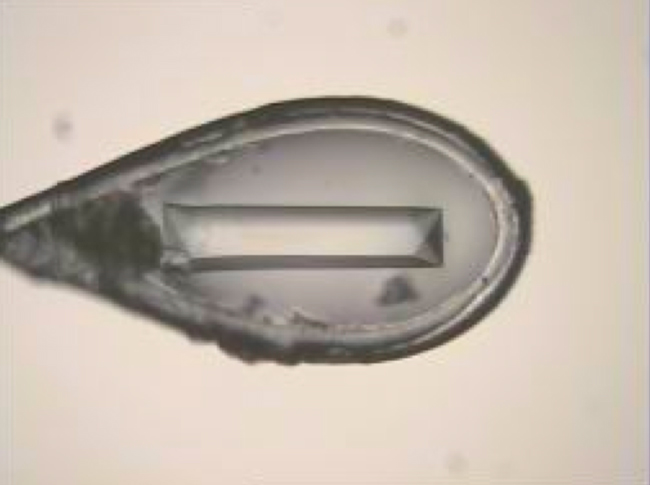
#> input picture mxcubecore/configuration/mockup.yaml/fakeimg.jpg, 650 x 485 px
$ python lucid_xaloc.py ../../mxcubecore/configuration/mockup.yaml/fakeimg.jpg
#> lines starting #> are read from the running program, lines starting #| are printed output that depends on the picture
from __future__ import print_function

import lucid3
from PIL import Image
import numpy as np


# TODO: Get rid of this module
def find_loop(filename, *args, **kwargs):
    im = Image.open(filename)
#> im is the input picture: PIL image 650x485 RGB; mean R, G, B 194.1, 182.9, 171.7
    out = im.transpose(Image.FLIP_LEFT_RIGHT)
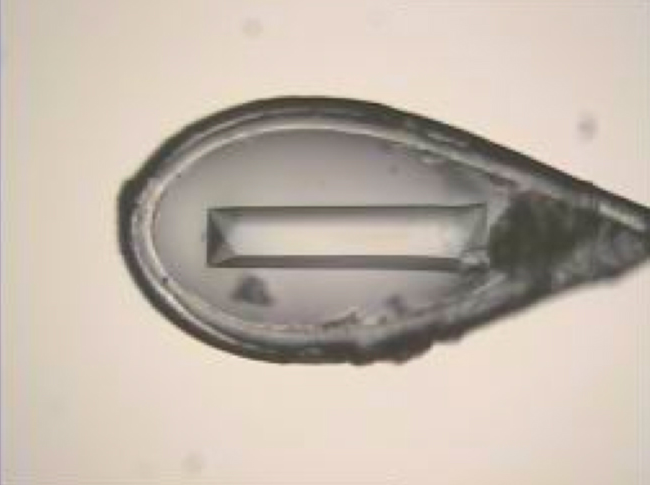
#> out: PIL image 650x485 RGB; mean R, G, B 194.1, 182.9, 171.7
    # lucid3 does not support arrays as input
    #data = np.array(out)
    #coords = lucid3.find_loop(data, *args, **kwargs)
    out.save(filename, "PNG")
    coords = lucid3.find_loop(filename, *args, **kwargs)
    print(coords)
    x, y = coords[1:]
    if x > 0 and y > 0:
        x = 900 - x
        coords = ("Coord", x, y)
    return coords


if __name__ == '__main__':
    import sys
    print(find_loop(sys.argv[1]))
#> (the call stopped at in find_loop, `coords = lucid3.find_loop(filename, *args, **kwargs)`: lucid3 is not available in this run)
